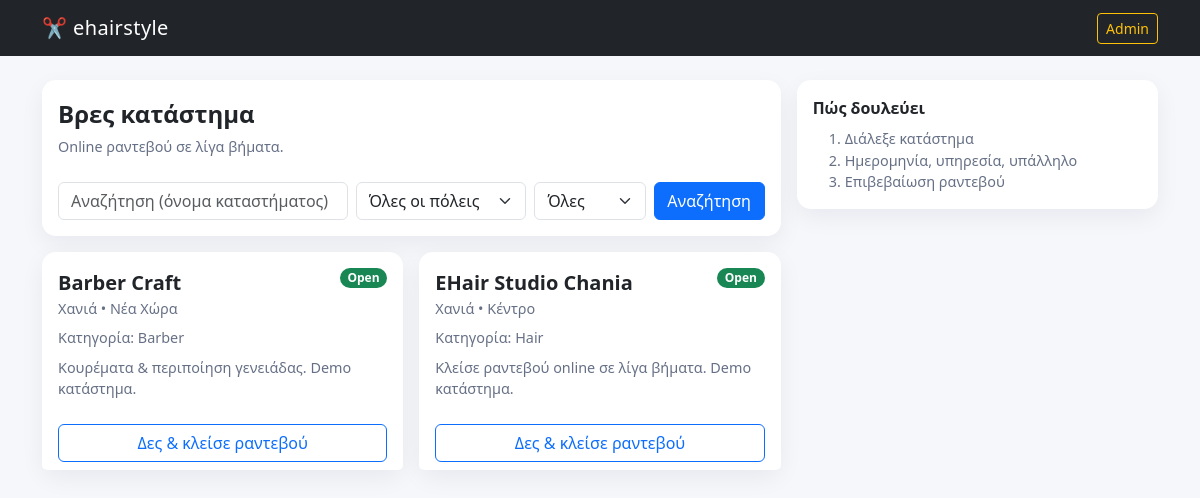
The page / on the database its author committed.
### app.py (models this page shows)
class Shop(db.Model):
    id = db.Column(db.Integer, primary_key=True)
    name = db.Column(db.String(140), nullable=False)
    city = db.Column(db.String(80), nullable=False, default="Χανιά")
    area = db.Column(db.String(80), nullable=False, default="")
    category = db.Column(db.String(80), nullable=False, default="Hair")
    address = db.Column(db.String(200), nullable=True)
    phone = db.Column(db.String(50), nullable=True)
    description = db.Column(db.String(800), nullable=True)
    is_open = db.Column(db.Boolean, nullable=False, default=True)

### app.py (the view)
@app.route("/", methods=["GET"])
def home():
    q = (request.args.get("q") or "").strip()
    city = (request.args.get("city") or "").strip()
    category = (request.args.get("cat") or "").strip()
    query = Shop.query
    if q:
        query = query.filter(Shop.name.ilike(f"%{q}%"))
    if city:
        query = query.filter(Shop.city == city)
    if category:
        query = query.filter(Shop.category == category)
    shops = query.order_by(Shop.is_open.desc(), Shop.name.asc()).all()
    cities = [r[0] for r in db.session.query(Shop.city).distinct().order_by(Shop.city).all()]
    cats = [r[0] for r in db.session.query(Shop.category).distinct().order_by(Shop.category).all()]
    return render_template("index.html", app_name=APP_NAME, shops=shops, cities=cities, cats=cats, q=q, city=city, category=category)

### templates/index.html (shortened to what this page needs)
{% extends "base.html" %}
{% block content %}
<div class="row g-3 mb-3">
  <div class="col-md-8">
    <div class="card">
      <div class="card-body">
        <div class="fs-4 fw-bold mb-1">Βρες κατάστημα</div>
        <div class="small-muted">Online ραντεβού σε λίγα βήματα.</div>
        <form method="get" class="row g-2 mt-3">
          <div class="col-md-5">
            <input class="form-control" name="q" value="{{ q }}" placeholder="Αναζήτηση (όνομα καταστήματος)">
          </div>
          <div class="col-md-3">
            <select class="form-select" name="city">
              <option value="">Όλες οι πόλεις</option>
            </select>
          </div>
          <div class="col-md-2">
            <select class="form-select" name="cat">
              <option value="">Όλες</option>
            </select>
          </div>
          <div class="col-md-2 d-grid">
            <button class="btn btn-primary">Αναζήτηση</button>
          </div>
        </form>
      </div>
    </div>
  </div>
  <div class="col-md-4">
    <div class="card">
      <div class="card-body">
        <div class="fw-bold">Πώς δουλεύει</div>
        <ol class="small-muted mt-2 mb-0">
          <li>Διάλεξε κατάστημα</li>
          <li>Ημερομηνία, υπηρεσία, υπάλληλο</li>
          <li>Επιβεβαίωση ραντεβού</li>
        </ol>
      </div>
    </div>
  </div>
</div>
<div class="row g-3">
  {% for s in shops %}
    <div class="col-md-4">
      <a href="{{ url_for('shop_detail', sid=s.id) }}">
        <div class="card h-100">
          <div class="card-body">
            <div class="d-flex justify-content-between align-items-start">
              <div>
                <div class="fs-5 fw-bold">{{ s.name }}</div>
                <div class="small-muted">{{ s.city }}{% if s.area %} • {{ s.area }}{% endif %}</div>
              </div>
              {% if s.is_open %}
                <span class="badge text-bg-success">Open</span>
              {% else %}
                <span class="badge text-bg-secondary">Closed</span>
              {% endif %}
            </div>
            <div class="mt-2 small-muted">Κατηγορία: {{ s.category }}</div>
            <div class="mt-2 small-muted">{{ (s.description or "")[:120] }}{% if (s.description or "")|length>120 %}...{% endif %}</div>
          </div>
          <div class="card-footer bg-white border-0">
            <span class="btn btn-outline-primary w-100">Δες & κλείσε ραντεβού</span>
          </div>
        </div>
      </a>
    </div>
  {% endfor %}
</div>
{% endblock %}

### static/style.css (style rules this page uses)
:root { --card-radius: 14px; }
body { background: #f6f7fb; }
.card { border: 0; border-radius: var(--card-radius); box-shadow: 0 8px 24px rgba(16,24,40,.06); }
.badge { border-radius: 999px; }
a { text-decoration: none; }
.small-muted { color: #667085; font-size: .9rem; }

### rows shown on the page
Shop: name "Barber Craft", city "Χανιά", area "Νέα Χώρα", is_open "Open", category "Barber", description "Κουρέματα & περιποίηση γενειάδας. Demo κατάστημα."
Shop: name "EHair Studio Chania", city "Χανιά", area "Κέντρο", is_open "Open", category "Hair", description "Κλείσε ραντεβού online σε λίγα βήματα. Demo κατάστημα."

### other values the page prints
{{ app_name }} "ehairstyle"
